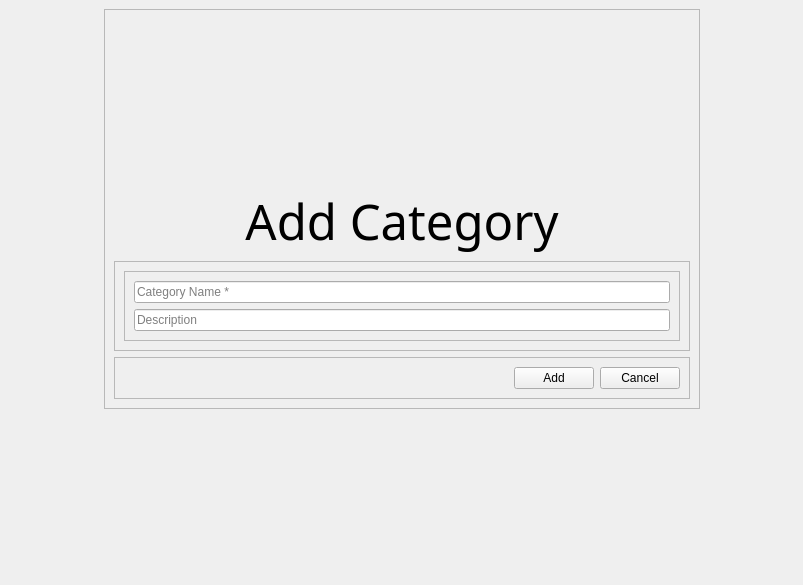
<?xml version="1.0" encoding="UTF-8"?>
<ui version="4.0">
 <class>AddCategory</class>
 <widget class="QMainWindow" name="AddCategory">
  <property name="geometry">
   <rect>
    <x>0</x>
    <y>0</y>
    <width>803</width>
    <height>585</height>
   </rect>
  </property>
  <property name="windowTitle">
   <string>Add Vendor</string>
  </property>
  <property name="windowIcon">
   <iconset resource="../Assets/Icons/icons.qrc">
    <normaloff>:/button-icons/plus_icon.png</normaloff>:/button-icons/plus_icon.png</iconset>
  </property>
  <widget class="QWidget" name="centralwidget">
   <layout class="QGridLayout" name="gridLayout">
    <item row="0" column="2">
     <spacer name="horizontalSpacer_2">
      <property name="orientation">
       <enum>Qt::Horizontal</enum>
      </property>
      <property name="sizeHint" stdset="0">
       <size>
        <width>40</width>
        <height>20</height>
       </size>
      </property>
     </spacer>
    </item>
    <item row="0" column="1">
     <widget class="QFrame" name="Main">
      <property name="minimumSize">
       <size>
        <width>596</width>
        <height>400</height>
       </size>
      </property>
      <property name="frameShape">
       <enum>QFrame::StyledPanel</enum>
      </property>
      <property name="frameShadow">
       <enum>QFrame::Raised</enum>
      </property>
      <layout class="QVBoxLayout" name="verticalLayout">
       <item>
        <spacer name="verticalSpacer_3">
         <property name="orientation">
          <enum>Qt::Vertical</enum>
         </property>
         <property name="sizeHint" stdset="0">
          <size>
           <width>20</width>
           <height>40</height>
          </size>
         </property>
        </spacer>
       </item>
       <item>
        <widget class="QLabel" name="headerLabel">
         <property name="maximumSize">
          <size>
           <width>16777215</width>
           <height>111</height>
          </size>
         </property>
         <property name="font">
          <font>
           <family>Reem Kufi</family>
           <pointsize>37</pointsize>
          </font>
         </property>
         <property name="text">
          <string>Add Category</string>
         </property>
         <property name="alignment">
          <set>Qt::AlignCenter</set>
         </property>
        </widget>
       </item>
       <item>
        <widget class="QFrame" name="frame">
         <property name="frameShape">
          <enum>QFrame::StyledPanel</enum>
         </property>
         <property name="frameShadow">
          <enum>QFrame::Raised</enum>
         </property>
         <layout class="QHBoxLayout" name="horizontalLayout_2">
          <item>
           <widget class="QFrame" name="InputFields">
            <property name="frameShape">
             <enum>QFrame::StyledPanel</enum>
            </property>
            <property name="frameShadow">
             <enum>QFrame::Raised</enum>
            </property>
            <layout class="QVBoxLayout" name="verticalLayout_3">
             <item>
              <widget class="QLineEdit" name="name">
               <property name="placeholderText">
                <string>Category Name *</string>
               </property>
               <property name="mandatory" stdset="0">
                <bool>true</bool>
               </property>
              </widget>
             </item>
             <item>
              <widget class="QLineEdit" name="description">
               <property name="placeholderText">
                <string>Description</string>
               </property>
               <property name="mandatory" stdset="0">
                <bool>false</bool>
               </property>
              </widget>
             </item>
            </layout>
           </widget>
          </item>
         </layout>
        </widget>
       </item>
       <item>
        <widget class="QFrame" name="frame_3">
         <property name="frameShape">
          <enum>QFrame::StyledPanel</enum>
         </property>
         <property name="frameShadow">
          <enum>QFrame::Raised</enum>
         </property>
         <layout class="QHBoxLayout" name="horizontalLayout">
          <item>
           <spacer name="horizontalSpacer_3">
            <property name="orientation">
             <enum>Qt::Horizontal</enum>
            </property>
            <property name="sizeHint" stdset="0">
             <size>
              <width>40</width>
              <height>20</height>
             </size>
            </property>
           </spacer>
          </item>
          <item>
           <widget class="QPushButton" name="add">
            <property name="text">
             <string>Add</string>
            </property>
           </widget>
          </item>
          <item>
           <widget class="QPushButton" name="cancel">
            <property name="text">
             <string>Cancel</string>
            </property>
           </widget>
          </item>
         </layout>
        </widget>
       </item>
      </layout>
     </widget>
    </item>
    <item row="1" column="1">
     <spacer name="verticalSpacer_2">
      <property name="orientation">
       <enum>Qt::Vertical</enum>
      </property>
      <property name="sizeHint" stdset="0">
       <size>
        <width>20</width>
        <height>40</height>
       </size>
      </property>
     </spacer>
    </item>
    <item row="0" column="0">
     <spacer name="horizontalSpacer">
      <property name="orientation">
       <enum>Qt::Horizontal</enum>
      </property>
      <property name="sizeHint" stdset="0">
       <size>
        <width>40</width>
        <height>20</height>
       </size>
      </property>
     </spacer>
    </item>
   </layout>
  </widget>
  <action name="actionAdd_new_category">
   <property name="text">
    <string>Add new category</string>
   </property>
  </action>
  <action name="actionRemove_a_category">
   <property name="text">
    <string>Remove a category</string>
   </property>
  </action>
  <action name="actionAdd_new_vendor">
   <property name="text">
    <string>Add new vendor</string>
   </property>
  </action>
  <action name="actionRemove_existing_vendor">
   <property name="text">
    <string>Remove existing vendor</string>
   </property>
  </action>
  <action name="actionView_Vendors">
   <property name="text">
    <string>View Vendors</string>
   </property>
  </action>
  <action name="actionView_Categories">
   <property name="text">
    <string>View Categories</string>
   </property>
  </action>
  <action name="actionAdd_Vendors">
   <property name="text">
    <string>Add Vendors</string>
   </property>
  </action>
  <action name="actionRemove_Vendors">
   <property name="text">
    <string>Remove Vendors</string>
   </property>
  </action>
  <action name="actionAdd_Categories">
   <property name="text">
    <string>Add Categories</string>
   </property>
  </action>
  <action name="actionRemove_Categories">
   <property name="text">
    <string>Remove Categories</string>
   </property>
  </action>
 </widget>
 <tabstops>
  <tabstop>name</tabstop>
  <tabstop>description</tabstop>
 </tabstops>
 <resources>
  <include location="../Assets/Icons/icons.qrc"/>
 </resources>
 <connections/>
</ui>
